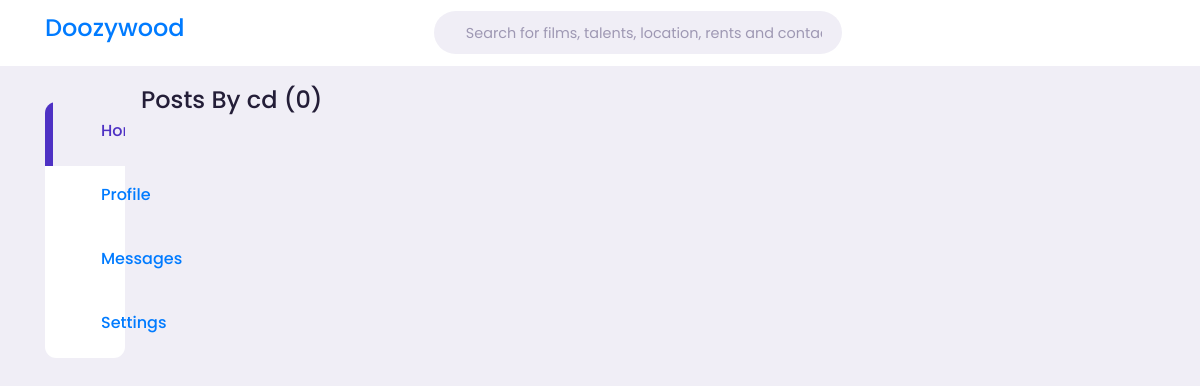
/user/cd/, run on an earlier commit of the app's database.
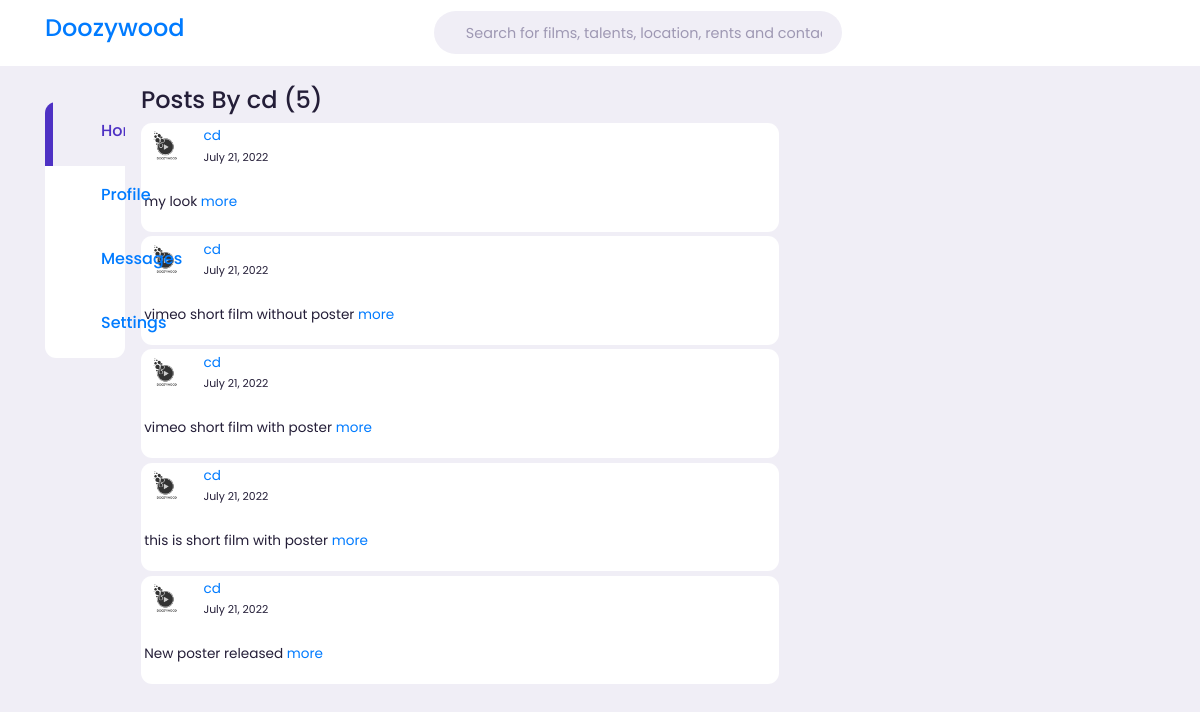
And on a later commit of the database.
### blog/models.py (models this page shows, shortened)
class Post(models.Model):
    author = models.ForeignKey(
        settings.AUTH_USER_MODEL, on_delete=models.CASCADE)
    select = models.CharField(max_length=100, choices=POST_CHOICES, default='tweet')
    link = models.CharField(max_length=200, blank=True)
    video = EmbedVideoField(blank=True)
    title = models.CharField(max_length=100,blank=True)
    content = models.TextField()
    img = models.ImageField(upload_to='post/', blank=True)
    liked = models.ManyToManyField(
        settings.AUTH_USER_MODEL, blank=True, related_name='liked')
    date_posted = models.DateTimeField(default=timezone.now)
    objects = PostManager()
    class Meta:
        ordering = ('-date_posted', )

### users/models.py (models this page shows, shortened)
class Profile(models.Model):
    user = models.OneToOneField(User, on_delete=models.CASCADE)
    image = models.ImageField(default='default.jpg', upload_to='profile_pics')

### blog/views.py (the view)
# urls.py: path('user/<str:username>/', UserPostListView.as_view(), name='user_posts'),
class UserPostListView(ListView):
    model = Post
    template_name = 'user_posts.html'
    context_object_name = 'posts'
    paginate_by = 5
    def get_queryset(self):
        user = get_object_or_404(User, username=self.kwargs.get('username'))
        return Post.objects.filter(author=user).order_by('-date_posted')

### blog/templates/user_posts.html (shortened to what this page needs)
{% extends "base.html" %}
{% load static %}
{% load crispy_forms_tags %}
{% load embed_video_tags %}
{% block content %}
<div class="left">
        <div class="sidebar">
        <a href="/" class="menu-item active" >
            <span></span><h3>Home</h3>
        </a>
        <a href="/profile" class="menu-item" id="notifications" >
            <span></span><h3>Profile</h3>
        </a>
        <a href="#" class="menu-item" id="messages-notifications" >
            <span></span><h3>Messages</h3>
        </a>
        <a href="#" class="menu-item" >
            <span></span><h3>Settings</h3>
        </a>
        </div>
</div>
    <div class="middle">
      <div class="feeds">
        <h4>Posts By {{view.kwargs.username}} ({{ page_obj.paginator.count }})</h4>
          {% for post in posts %}
            <div class="feed">
                <div class="head">
                    <div class="user">
                        <a class="profile">
                            <div class="profile-photo">
                                <img src="{{ post.author.profile.image.url }}" >
                            </div>
                          </a>
                        <div class="ingo">
                            <a href="{% url 'user_posts' post.author.username %}"><h7>{{ post.author }}</h7></a>
                            <br>
                            <small>{{ post.date_posted|date:"F d, Y" }}</small>
                        </div>
                    </div>
                </div>
                <div class="caption">
                    <p >{{ post.content|truncatechars_html:200 }}   <a href="{% url 'post_detail' post.pk %}">more</a></p>
                </div>
            </div>
            {% endfor %}
      </div>
    </div>
    {% endblock content %}

What changed in the data, as far as the page shows it:
added Post: author.profile.image (picture), author "cd", date_posted "July 21, 2022", content "my look"
added Post: author.profile.image (picture), author "cd", date_posted "July 21, 2022", content "vimeo short film without poster"
added Post: author.profile.image (picture), author "cd", date_posted "July 21, 2022", content "vimeo short film with poster"
added Post: author.profile.image (picture), author "cd", date_posted "July 21, 2022", content "this is short film with poster"
added Post: author.profile.image (picture), author "cd", date_posted "July 21, 2022", content "New poster released"
Also different on the page:
{{ page_obj.paginator.count }}: "0" → "5"
